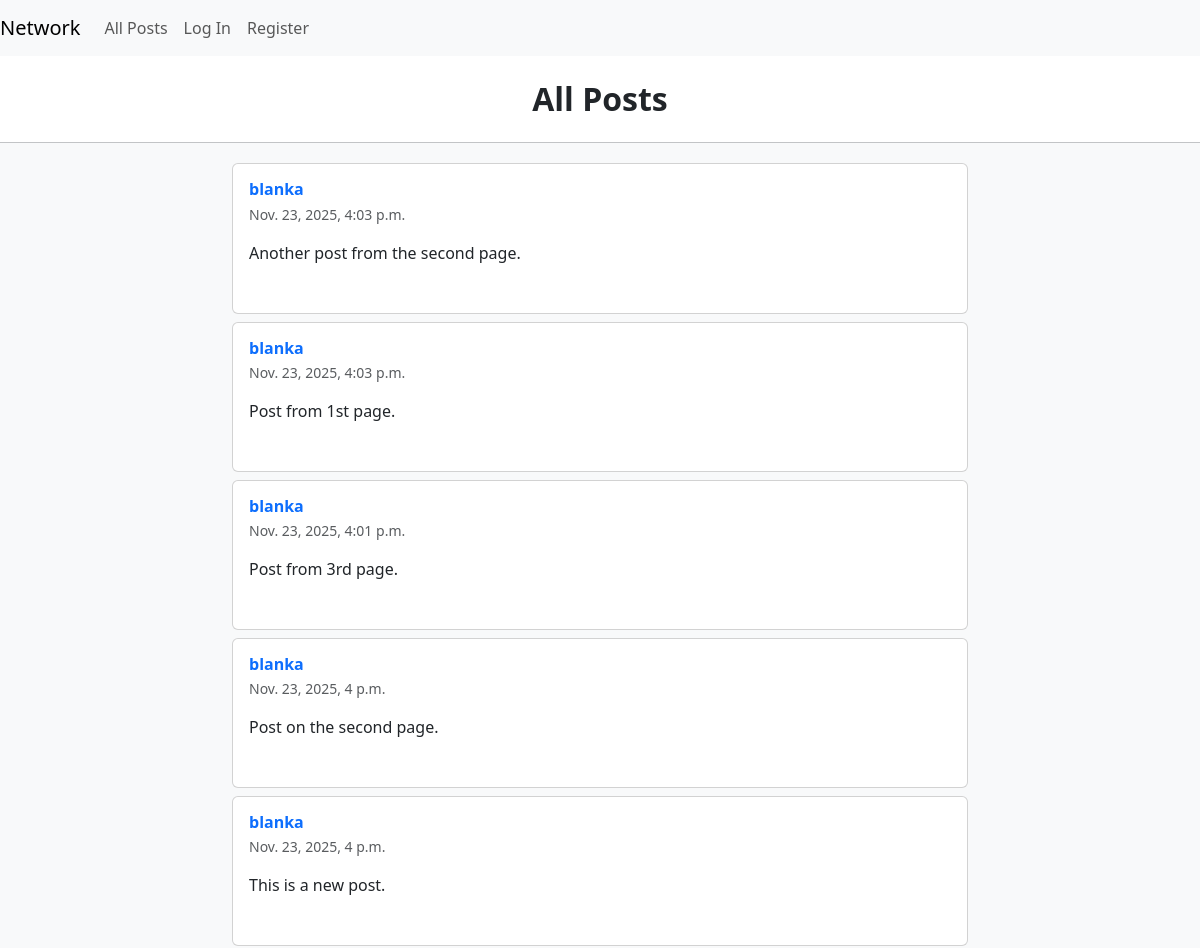
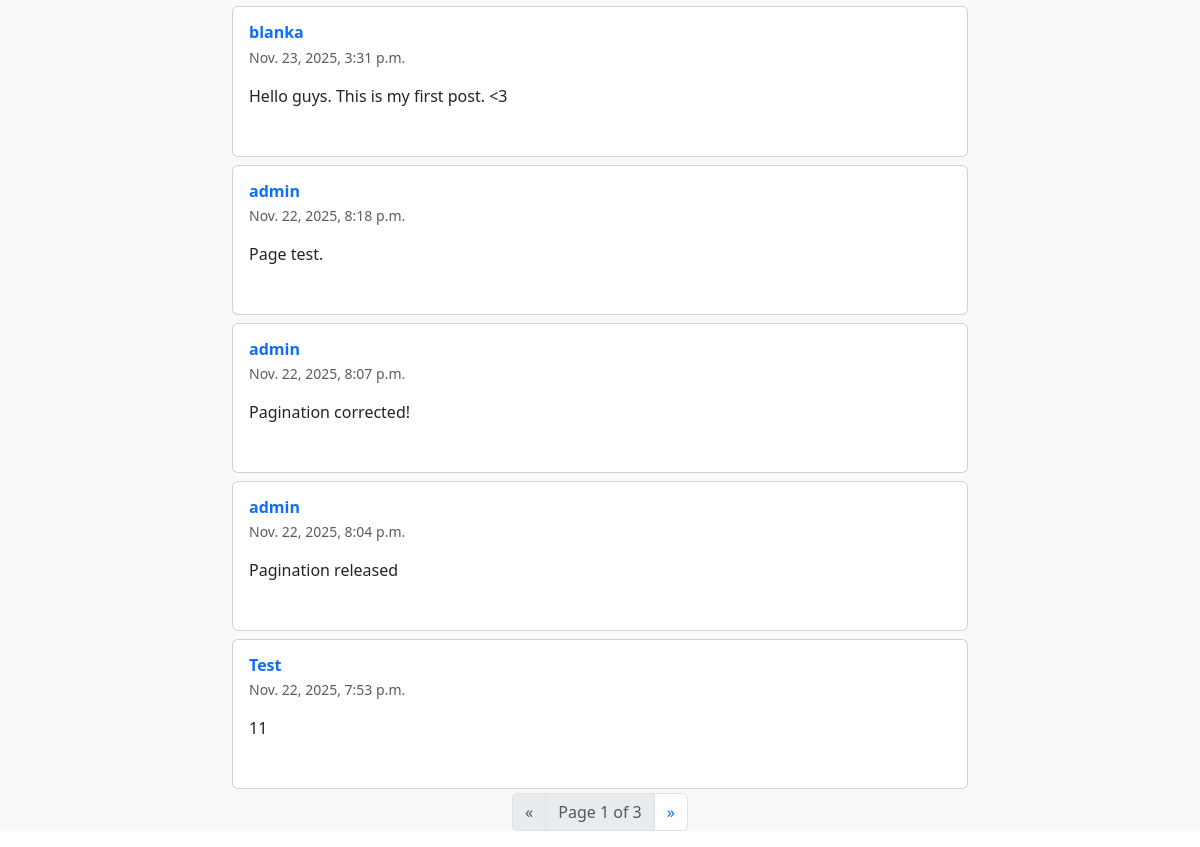
Before: / with the older database file (2 pictures, top to bottom).
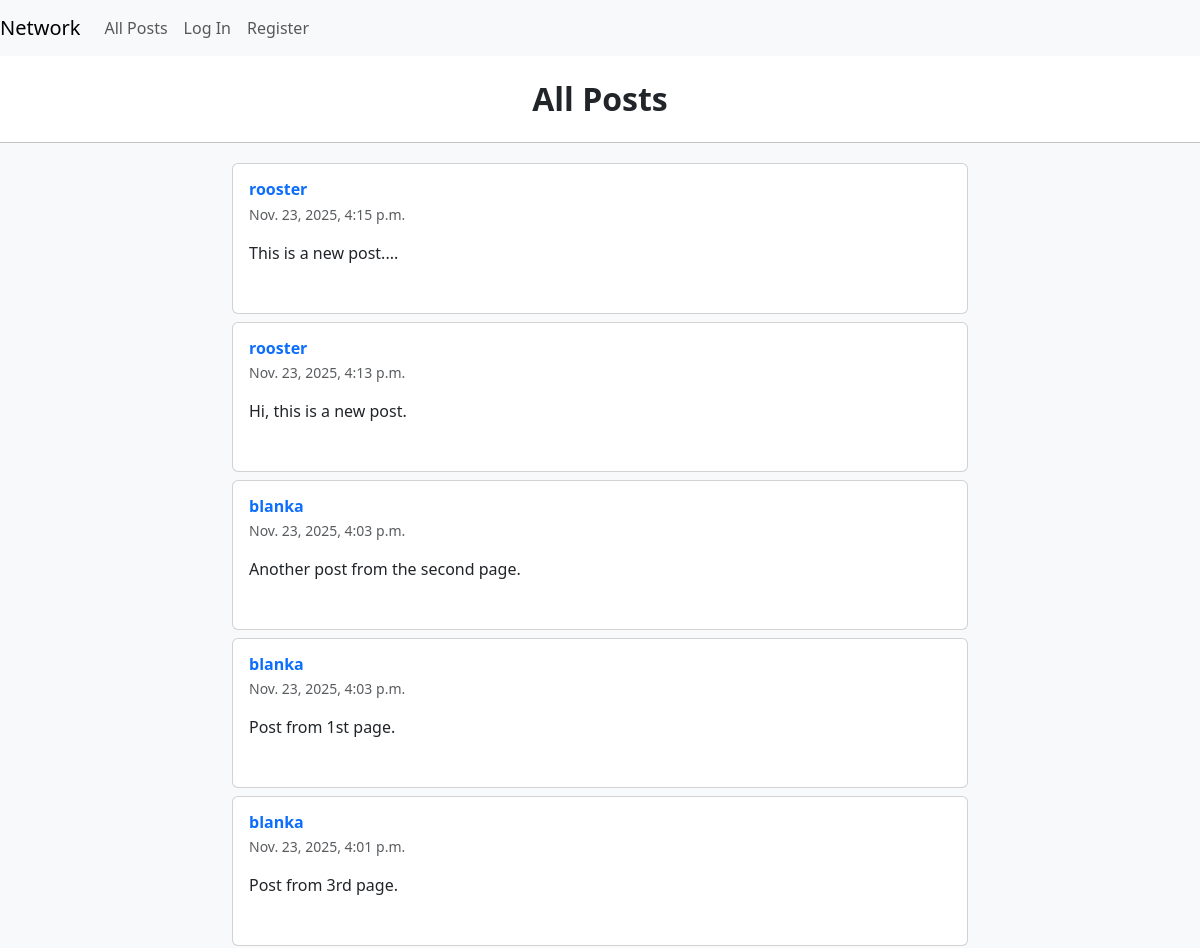
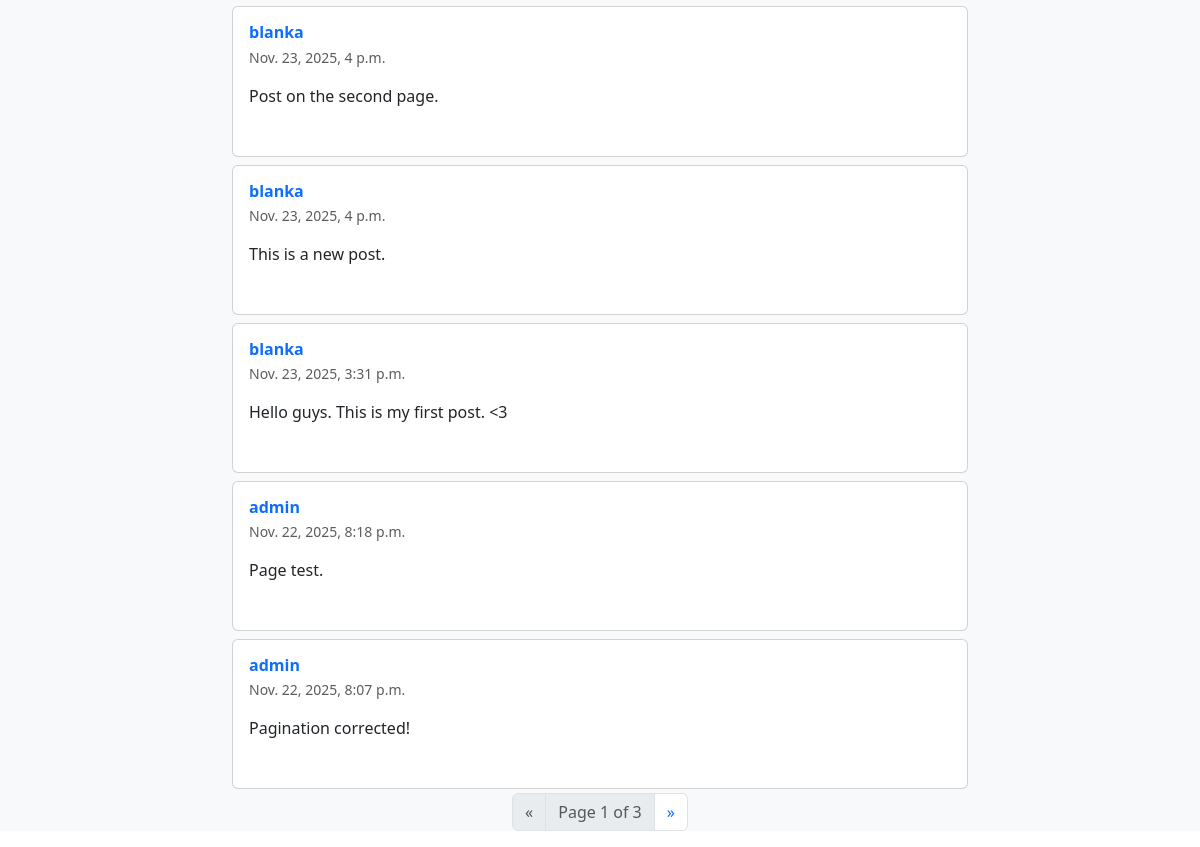
After: the same page with the newer database file (2 pictures, top to bottom).
### network/models.py (models this page shows, shortened)
class Posts(models.Model):
    creator = models.ForeignKey(User, on_delete=models.CASCADE)
    message = models.TextField()
    created_at = models.DateTimeField(auto_now_add=True)
    likes = models.ManyToManyField(User, related_name="liked_posts", blank=True)

class User(AbstractUser):
    pass

### network/views.py (the view)
# urls.py: path("", views.index, name="index"),
def index(request):
    all_posts = Posts.objects.all().order_by('-created_at')
    paginator = Paginator(all_posts, 10)
    page_number = request.GET.get('page')
    page_obj = paginator.get_page(page_number)
    return render(request, "network/index.html", {
        "posts": page_obj,
    })

### network/templates/network/index.html (shortened to what this page needs)
{% extends "network/layout.html" %}
{% block body %}
    <div class="text-center my-4">
        <h2 class="fw-bold">All Posts</h2>
    </div>
    </div>
    <div class="bg-light">
      <hr>
      <div id="posts-container">
      {% for post in posts %}
          <div class="container py-1">
              <div class="row d-flex justify-content-center">
                  <div class="col-md-12 col-lg-10 col-xl-8">
                      <div class="card" data-postid="{{post.id}}">
                          <div class="card-body">
                              <div class="d-flex flex-start align-items-center">
                                  <div>
                                      <a href="{% url 'profile' post.creator.username %}" style="text-decoration: none;"><h6 class="fw-bold text-primary mb-1">{{post.creator}}</h6></a>
                                      <p class="text-muted small mb-0">
                                      {{post.created_at}}
                                      </p>
                                  </div>
                              </div>
                              <p class="mt-3 mb-4 pb-2">
                                  {{post.message}}
                              </p>
                          </div>
                      </div>
                  </div>
              </div>
          </div>
      {% endfor %}
      </div>
  <nav aria-label="Page navigation example">
    <ul class="pagination justify-content-center">
      {% if posts.has_previous %}
        <li class="page-item">
          <a class="page-link" href="?page={{ posts.previous_page_number }}" aria-label="Previous">
            <span aria-hidden="true">&laquo;</span>
            <span class="visually-hidden">Previous</span>
          </a>
        </li>
      {% else %}
        <li class="page-item disabled">
          <span class="page-link" aria-label="Previous">
            <span aria-hidden="true">&laquo;</span>
          </span>
        </li>
      {% endif %}
      <li class="page-item disabled">
        <span class="page-link">
          Page {{ posts.number }} of {{ posts.paginator.num_pages }}
        </span>
      </li>
      {% if posts.has_next %}
        <li class="page-item">
          <a class="page-link" href="?page={{ posts.next_page_number }}" aria-label="Next">
            <span aria-hidden="true">&raquo;</span>
          </a>
        </li>
      {% endif %}
    </ul>
  </nav>
</div>
{% endblock %}

### network/templates/network/layout.html (shortened to what this page needs)
{% load static %}
<!DOCTYPE html>
<html lang="en">
    <head>
        <link href="https://cdn.jsdelivr.net/npm/bootstrap@5.3.8/dist/css/bootstrap.min.css" rel="stylesheet">
        <link href="{% static 'network/styles.css' %}" rel="stylesheet">
        <link rel="stylesheet" href="https://cdnjs.cloudflare.com/ajax/libs/font-awesome/4.7.0/css/font-awesome.min.css">
    </head>
    <body>
        <nav class="navbar navbar-expand-lg navbar-light bg-light">
            <a class="navbar-brand" href="{% url 'index'%}">Network</a>
            <div>
              <ul class="navbar-nav mr-auto">
                <li class="nav-item">
                  <a class="nav-link" href="{% url 'index' %}">All Posts</a>
                </li>
                {% if user.is_authenticated %}
                    <li class="nav-item">
                        <a class="nav-link" href="{% url 'following_page' %}">Following</a>
                    </li>
                    <li class="nav-item">
                        <a class="nav-link" href="{% url 'logout' %}">Log Out</a>
                    </li>
                {% else %}
                    <li class="nav-item">
                        <a class="nav-link" href="{% url 'login' %}">Log In</a>
                    </li>
                    <li class="nav-item">
                        <a class="nav-link" href="{% url 'register' %}">Register</a>
                    </li>
                {% endif %}
              </ul>
            </div>
          </nav>
        <div class="body">
            {% block body %}
            {% endblock %}
    </body>
</html>

Changed rows visible on the page:
no longer on this page (row unchanged): Posts: creator "admin", created_at "Nov. 22, 2025, 8:04 p.m.", message "Pagination released"
no longer on this page (row unchanged): Posts: creator "Test", created_at "Nov. 22, 2025, 7:53 p.m.", message "11"
added Posts: creator "rooster", created_at "Nov. 23, 2025, 4:15 p.m.", message "This is a new post...."
added Posts: creator "rooster", created_at "Nov. 23, 2025, 4:13 p.m.", message "Hi, this is a new post."
